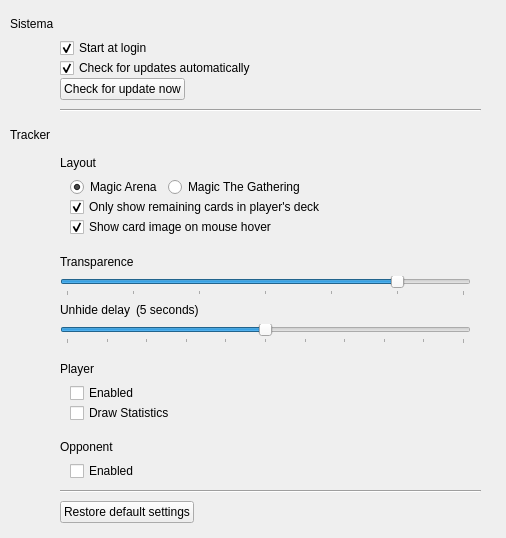
<?xml version="1.0" encoding="UTF-8"?>
<ui version="4.0">
 <class>TabGeneral</class>
 <widget class="QWidget" name="TabGeneral">
  <property name="geometry">
   <rect>
    <x>0</x>
    <y>0</y>
    <width>506</width>
    <height>538</height>
   </rect>
  </property>
  <property name="minimumSize">
   <size>
    <width>506</width>
    <height>538</height>
   </size>
  </property>
  <property name="windowTitle">
   <string>General</string>
  </property>
  <widget class="QWidget" name="gridLayoutWidget">
   <property name="geometry">
    <rect>
     <x>0</x>
     <y>0</y>
     <width>502</width>
     <height>534</height>
    </rect>
   </property>
   <layout class="QGridLayout" name="gridLayout" rowstretch="0,0,0,0,0,0,0,0,0,0,0,0,0,0,0,0,0,0,0,0,0,0,0,0,0,0,0,0,0,0,0,0,0" columnstretch="0,0,0" columnminimumwidth="0,0,0">
    <property name="sizeConstraint">
     <enum>QLayout::SetDefaultConstraint</enum>
    </property>
    <property name="leftMargin">
     <number>10</number>
    </property>
    <property name="topMargin">
     <number>10</number>
    </property>
    <property name="horizontalSpacing">
     <number>6</number>
    </property>
    <property name="verticalSpacing">
     <number>0</number>
    </property>
    <item row="3" column="1">
     <layout class="QHBoxLayout" name="horizontalLayout_9">
      <item>
       <widget class="QPushButton" name="btCheckUpdate">
        <property name="text">
         <string>Check for update now</string>
        </property>
       </widget>
      </item>
      <item>
       <spacer name="horizontalSpacer_12">
        <property name="orientation">
         <enum>Qt::Horizontal</enum>
        </property>
        <property name="sizeHint" stdset="0">
         <size>
          <width>20</width>
          <height>20</height>
         </size>
        </property>
       </spacer>
      </item>
     </layout>
    </item>
    <item row="14" column="1">
     <widget class="QLabel" name="label_6">
      <property name="text">
       <string>Transparence</string>
      </property>
     </widget>
    </item>
    <item row="27" column="1">
     <widget class="QLabel" name="label_3">
      <property name="text">
       <string>Opponent</string>
      </property>
     </widget>
    </item>
    <item row="24" column="1">
     <layout class="QHBoxLayout" name="horizontalLayout_2">
      <item>
       <spacer name="horizontalSpacer">
        <property name="orientation">
         <enum>Qt::Horizontal</enum>
        </property>
        <property name="sizeType">
         <enum>QSizePolicy::Fixed</enum>
        </property>
        <property name="sizeHint" stdset="0">
         <size>
          <width>10</width>
          <height>20</height>
         </size>
        </property>
       </spacer>
      </item>
      <item>
       <widget class="QCheckBox" name="cbPTEnabled">
        <property name="text">
         <string>Enabled</string>
        </property>
       </widget>
      </item>
     </layout>
    </item>
    <item row="0" column="0">
     <widget class="QLabel" name="label">
      <property name="text">
       <string>Sistema</string>
      </property>
     </widget>
    </item>
    <item row="31" column="1">
     <layout class="QHBoxLayout" name="horizontalLayout_5">
      <item>
       <widget class="QPushButton" name="btReset">
        <property name="statusTip">
         <string>Revert all settings to default state.</string>
        </property>
        <property name="text">
         <string>Restore default settings</string>
        </property>
       </widget>
      </item>
      <item>
       <spacer name="horizontalSpacer_7">
        <property name="orientation">
         <enum>Qt::Horizontal</enum>
        </property>
        <property name="sizeHint" stdset="0">
         <size>
          <width>20</width>
          <height>20</height>
         </size>
        </property>
       </spacer>
      </item>
     </layout>
    </item>
    <item row="1" column="2">
     <spacer name="horizontalSpacer_6">
      <property name="orientation">
       <enum>Qt::Horizontal</enum>
      </property>
      <property name="sizeType">
       <enum>QSizePolicy::Fixed</enum>
      </property>
      <property name="sizeHint" stdset="0">
       <size>
        <width>10</width>
        <height>20</height>
       </size>
      </property>
     </spacer>
    </item>
    <item row="18" column="1">
     <layout class="QHBoxLayout" name="horizontalLayout_7">
      <item>
       <widget class="QLabel" name="label_7">
        <property name="sizePolicy">
         <sizepolicy hsizetype="Maximum" vsizetype="Preferred">
          <horstretch>0</horstretch>
          <verstretch>0</verstretch>
         </sizepolicy>
        </property>
        <property name="toolTip">
         <string/>
        </property>
        <property name="statusTip">
         <string>After hide cards using mouse Right click, show again after X seconds</string>
        </property>
        <property name="text">
         <string>Unhide delay</string>
        </property>
       </widget>
      </item>
      <item>
       <widget class="QLabel" name="lbUnhideDelay">
        <property name="sizePolicy">
         <sizepolicy hsizetype="Preferred" vsizetype="Preferred">
          <horstretch>0</horstretch>
          <verstretch>0</verstretch>
         </sizepolicy>
        </property>
        <property name="toolTip">
         <string/>
        </property>
        <property name="statusTip">
         <string>After hide cards using mouse Right click, show again after X seconds</string>
        </property>
        <property name="text">
         <string>(5 seconds)</string>
        </property>
       </widget>
      </item>
     </layout>
    </item>
    <item row="25" column="1">
     <layout class="QHBoxLayout" name="horizontalLayout_3">
      <item>
       <spacer name="horizontalSpacer_2">
        <property name="orientation">
         <enum>Qt::Horizontal</enum>
        </property>
        <property name="sizeType">
         <enum>QSizePolicy::Fixed</enum>
        </property>
        <property name="sizeHint" stdset="0">
         <size>
          <width>10</width>
          <height>20</height>
         </size>
        </property>
       </spacer>
      </item>
      <item>
       <widget class="QCheckBox" name="cbPTStatistics">
        <property name="text">
         <string>Draw Statistics</string>
        </property>
       </widget>
      </item>
     </layout>
    </item>
    <item row="26" column="1">
     <spacer name="verticalSpacer_3">
      <property name="orientation">
       <enum>Qt::Vertical</enum>
      </property>
      <property name="sizeType">
       <enum>QSizePolicy::Fixed</enum>
      </property>
      <property name="sizeHint" stdset="0">
       <size>
        <width>20</width>
        <height>10</height>
       </size>
      </property>
     </spacer>
    </item>
    <item row="8" column="1">
     <widget class="QLabel" name="label_5">
      <property name="text">
       <string>Layout</string>
      </property>
     </widget>
    </item>
    <item row="10" column="1">
     <layout class="QHBoxLayout" name="horizontalLayout_6">
      <item>
       <spacer name="horizontalSpacer_9">
        <property name="orientation">
         <enum>Qt::Horizontal</enum>
        </property>
        <property name="sizeType">
         <enum>QSizePolicy::Fixed</enum>
        </property>
        <property name="sizeHint" stdset="0">
         <size>
          <width>10</width>
          <height>20</height>
         </size>
        </property>
       </spacer>
      </item>
      <item>
       <widget class="QCheckBox" name="cbShowOnlyRemainingCard">
        <property name="text">
         <string>Only show remaining cards in player's deck</string>
        </property>
        <property name="checked">
         <bool>true</bool>
        </property>
       </widget>
      </item>
      <item>
       <spacer name="horizontalSpacer_8">
        <property name="orientation">
         <enum>Qt::Horizontal</enum>
        </property>
        <property name="sizeHint" stdset="0">
         <size>
          <width>20</width>
          <height>20</height>
         </size>
        </property>
       </spacer>
      </item>
     </layout>
    </item>
    <item row="6" column="1">
     <widget class="Line" name="line">
      <property name="minimumSize">
       <size>
        <width>0</width>
        <height>20</height>
       </size>
      </property>
      <property name="orientation">
       <enum>Qt::Horizontal</enum>
      </property>
     </widget>
    </item>
    <item row="23" column="1">
     <widget class="QLabel" name="label_2">
      <property name="text">
       <string>Player</string>
      </property>
     </widget>
    </item>
    <item row="1" column="1">
     <widget class="QCheckBox" name="cbStartAtLogin">
      <property name="statusTip">
       <string>Start Arena Tracker with system</string>
      </property>
      <property name="text">
       <string>Start at login</string>
      </property>
      <property name="checked">
       <bool>true</bool>
      </property>
     </widget>
    </item>
    <item row="22" column="1">
     <spacer name="verticalSpacer_2">
      <property name="orientation">
       <enum>Qt::Vertical</enum>
      </property>
      <property name="sizeType">
       <enum>QSizePolicy::Fixed</enum>
      </property>
      <property name="sizeHint" stdset="0">
       <size>
        <width>20</width>
        <height>10</height>
       </size>
      </property>
     </spacer>
    </item>
    <item row="29" column="1">
     <widget class="Line" name="line_2">
      <property name="minimumSize">
       <size>
        <width>0</width>
        <height>20</height>
       </size>
      </property>
      <property name="orientation">
       <enum>Qt::Horizontal</enum>
      </property>
     </widget>
    </item>
    <item row="7" column="0">
     <widget class="QLabel" name="label_4">
      <property name="text">
       <string>Tracker</string>
      </property>
     </widget>
    </item>
    <item row="28" column="1">
     <layout class="QHBoxLayout" name="horizontalLayout_4">
      <item>
       <spacer name="horizontalSpacer_3">
        <property name="orientation">
         <enum>Qt::Horizontal</enum>
        </property>
        <property name="sizeType">
         <enum>QSizePolicy::Fixed</enum>
        </property>
        <property name="sizeHint" stdset="0">
         <size>
          <width>10</width>
          <height>20</height>
         </size>
        </property>
       </spacer>
      </item>
      <item>
       <widget class="QCheckBox" name="cbOTEnabled">
        <property name="text">
         <string>Enabled</string>
        </property>
       </widget>
      </item>
     </layout>
    </item>
    <item row="13" column="1">
     <spacer name="verticalSpacer_4">
      <property name="orientation">
       <enum>Qt::Vertical</enum>
      </property>
      <property name="sizeType">
       <enum>QSizePolicy::Fixed</enum>
      </property>
      <property name="sizeHint" stdset="0">
       <size>
        <width>20</width>
        <height>10</height>
       </size>
      </property>
     </spacer>
    </item>
    <item row="9" column="1">
     <layout class="QHBoxLayout" name="horizontalLayout">
      <item>
       <spacer name="horizontalSpacer_4">
        <property name="orientation">
         <enum>Qt::Horizontal</enum>
        </property>
        <property name="sizeType">
         <enum>QSizePolicy::Fixed</enum>
        </property>
        <property name="sizeHint" stdset="0">
         <size>
          <width>10</width>
          <height>20</height>
         </size>
        </property>
       </spacer>
      </item>
      <item>
       <widget class="QRadioButton" name="rbMTGA">
        <property name="text">
         <string>Magic Arena</string>
        </property>
        <property name="checked">
         <bool>true</bool>
        </property>
       </widget>
      </item>
      <item>
       <widget class="QRadioButton" name="rbMTG">
        <property name="text">
         <string>Magic The Gathering</string>
        </property>
       </widget>
      </item>
      <item>
       <spacer name="horizontalSpacer_5">
        <property name="orientation">
         <enum>Qt::Horizontal</enum>
        </property>
        <property name="sizeType">
         <enum>QSizePolicy::Expanding</enum>
        </property>
        <property name="sizeHint" stdset="0">
         <size>
          <width>10</width>
          <height>20</height>
         </size>
        </property>
       </spacer>
      </item>
     </layout>
    </item>
    <item row="12" column="1">
     <layout class="QHBoxLayout" name="horizontalLayout_8">
      <item>
       <spacer name="horizontalSpacer_10">
        <property name="orientation">
         <enum>Qt::Horizontal</enum>
        </property>
        <property name="sizeType">
         <enum>QSizePolicy::Fixed</enum>
        </property>
        <property name="sizeHint" stdset="0">
         <size>
          <width>10</width>
          <height>20</height>
         </size>
        </property>
       </spacer>
      </item>
      <item>
       <widget class="QCheckBox" name="cbShowCardOnHover">
        <property name="text">
         <string>Show card image on mouse hover</string>
        </property>
        <property name="checked">
         <bool>true</bool>
        </property>
       </widget>
      </item>
      <item>
       <spacer name="horizontalSpacer_11">
        <property name="orientation">
         <enum>Qt::Horizontal</enum>
        </property>
        <property name="sizeHint" stdset="0">
         <size>
          <width>20</width>
          <height>20</height>
         </size>
        </property>
       </spacer>
      </item>
     </layout>
    </item>
    <item row="2" column="1">
     <widget class="QCheckBox" name="cbAutoUpdate">
      <property name="text">
       <string>Check for updates automatically</string>
      </property>
      <property name="checked">
       <bool>true</bool>
      </property>
     </widget>
    </item>
    <item row="15" column="1">
     <layout class="QHBoxLayout" name="horizontalLayout_10">
      <item>
       <widget class="QSlider" name="hsAlpha">
        <property name="minimum">
         <number>1</number>
        </property>
        <property name="maximum">
         <number>7</number>
        </property>
        <property name="singleStep">
         <number>1</number>
        </property>
        <property name="pageStep">
         <number>1</number>
        </property>
        <property name="value">
         <number>6</number>
        </property>
        <property name="orientation">
         <enum>Qt::Horizontal</enum>
        </property>
        <property name="tickPosition">
         <enum>QSlider::TicksBelow</enum>
        </property>
       </widget>
      </item>
      <item>
       <spacer name="horizontalSpacer_14">
        <property name="orientation">
         <enum>Qt::Horizontal</enum>
        </property>
        <property name="sizeType">
         <enum>QSizePolicy::Fixed</enum>
        </property>
        <property name="sizeHint" stdset="0">
         <size>
          <width>10</width>
          <height>20</height>
         </size>
        </property>
       </spacer>
      </item>
     </layout>
    </item>
    <item row="20" column="1">
     <layout class="QHBoxLayout" name="horizontalLayout_11">
      <item>
       <widget class="QSlider" name="hsUnhideDelay">
        <property name="toolTip">
         <string>After hide cards using mouse Right click, show again after X seconds</string>
        </property>
        <property name="statusTip">
         <string>After hide cards using mouse Right click, show again after X seconds</string>
        </property>
        <property name="maximum">
         <number>10</number>
        </property>
        <property name="value">
         <number>5</number>
        </property>
        <property name="orientation">
         <enum>Qt::Horizontal</enum>
        </property>
        <property name="tickPosition">
         <enum>QSlider::TicksBelow</enum>
        </property>
        <property name="tickInterval">
         <number>0</number>
        </property>
       </widget>
      </item>
      <item>
       <spacer name="horizontalSpacer_15">
        <property name="orientation">
         <enum>Qt::Horizontal</enum>
        </property>
        <property name="sizeType">
         <enum>QSizePolicy::Fixed</enum>
        </property>
        <property name="sizeHint" stdset="0">
         <size>
          <width>10</width>
          <height>20</height>
         </size>
        </property>
       </spacer>
      </item>
     </layout>
    </item>
   </layout>
  </widget>
 </widget>
 <layoutdefault spacing="6" margin="11"/>
 <resources/>
 <connections/>
</ui>
